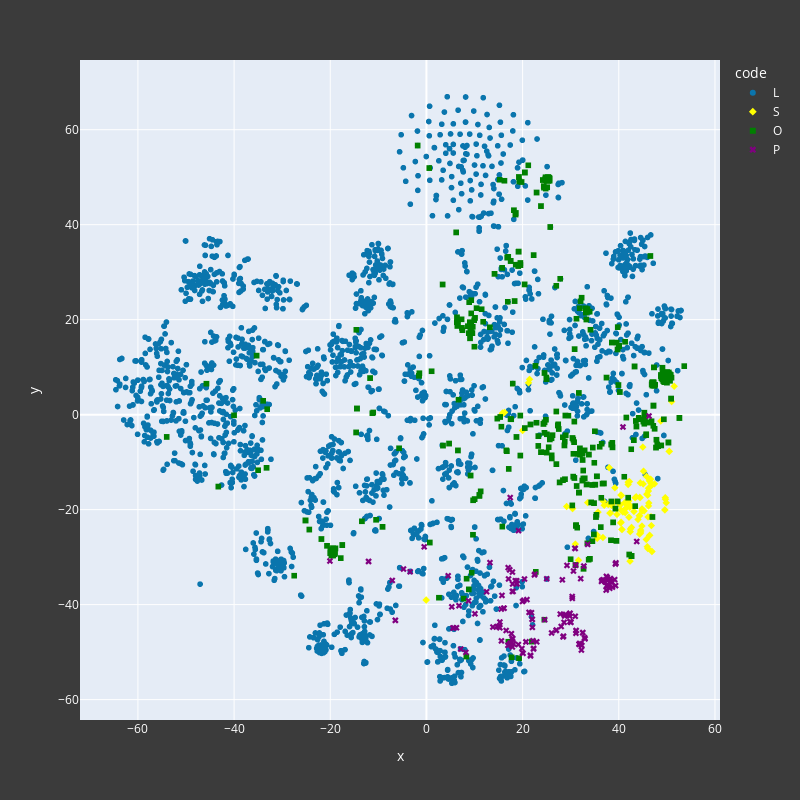

Notebook code cell kept with this figure:
### Code cell
fig = px.scatter(tsne_df, x='x', y='y', color="code", hover_data=['response'], symbol="code",
                 color_discrete_map={'O': '#008000', 'L': '#0a75ad','P': '#800080', 'S': '#ffff00'})
fig.update_layout(width=800, height=800, paper_bgcolor='#3b3b3b',  font=dict(color='white'))

fig.show()

### Figure 1 — Plotly figure (JSON) as saved in the notebook; plotly's stock layout.template omitted (floating-point values rounded to 4 significant figures; data arrays with more than 128 entries replaced by an {"elided": "..."} marker saying what was removed)
{"data": [{"customdata": {"elided": "2212x1 str values"}, "hovertemplate": "code=L<br>x=%{x}<br>y=%{y}<br>response=%{customdata[0]}<extra></extra>", "legendgroup": "L", "marker": {"color": "#0a75ad", "symbol": "circle"}, "mode": "markers", "name": "L", "showlegend": true, "type": "scattergl", "x": {"elided": "2212 float values"}, "xaxis": "x", "y": {"elided": "2212 float values"}, "yaxis": "y"}, {"customdata": [["This is a normal distribution, so most students are at the mean value of (or one stnd deviation away from) position for the class experiment. "], ["gaussian"], ["Multiple random measurements result in a gaussian distribution "], ["Gaussian"], ["Random events cause a normal distribution"], ["The overall distribution is like a Gaussian, which makes sense. Because there is error in measurement. "], ["poisson"], ["Statistics"], ["gaussian distribution around expectation"], ["repetition of experiment gives the gaussian like curve  "], ["This is, once again, a normal distribution that arises from taking many samples of data."], ["Minor statistical randomness"], ["This is, once again, a normal distribution that will arise anytime you take a large set of data"], ["Gaussian"], ["Poisson"], ["Statistical nature"], ["Random statistical variation"], ["Again, this is a normal distribution "], ["Multiple measurements result in a gaussian distribution"], ["Normally data is normally distributed like this"], ["statistics "], ["Typical variation in data, "], ["That just looks like the average curve of results."], ["\"bell curve\""], ["Small number of measurements"], ["It is appoximately normal, which would be expected for similar random variables"], ["Normal distribution is commonly found when evaluating natural phenomena"], ["It is basically normal distribution which is like expected from an experiment"], ["Natural statistical variation that arises from taking measurements so there is some spread."], ["undertaking several trials"], ["Normal Distribution"], ["Statistical Uncertainty"], ["multiple trials"], ["lots of measurements-> normal distribution"], ["Normal distribution of probabilities"], ["Natural Gaussian distribution of a data set"], ["Having multiple trials results in a bell shaped curve as you repeat the experiment several times"], ["It‚Äôs a natural distribution, so the data is random and independent"], ["Low sample size"], ["Normal distribution, normal error, "], ["The multiple trials, the more trials you take, the more the data should be normally distributed if there is no bias"], ["The data is naturally going to fall into a bell curve"], ["The shape is the normal distribution, it is expected to occur in a series of random trials"], ["it‚Äôs is a normal distribution curve"], ["It is many measurements  so it is a relativity normal distribution, though randomness makes it not perfect.  "], ["Gaussian Distribution - this proves the statistical likelihood of getting the median value. "], ["Approximately normal distribution"], ["More trials"], ["Bell curve"], ["Error is typically normally distributed"], ["The distribution is roughly symmetric, and the sample size of 50 is relatively large, greater than 30. Central Limit Theorem explains that this distribution for d is approximately normal, explaining the symmetry."], ["Law of large numbers"], ["The tendency of natural phenomena to follow the normal distribution when repeatedly measured."], ["Standard distribution curve"], ["normal distribution"], ["a bell curve is a natural distribution"], ["The distribution appears to follow a normal distribution. This would be expected based on the fact that errors in the experiment should be random."], ["normal distirbution"], ["normal distrubtion "], ["principle of normal distributions (data shaped like a bell curve)"], ["relatively normal distribution"], ["A normal distribution is regular"], ["Average data values (x-bars) approach a bell curve even when the dataset isn't normal, even moreso when n > 30"], ["Normal distribution"], ["Despite external variables, because there is a baseline set of parameters for the experiment, the ball will still create a normal range and bell curve. "], ["bell curve due to normal distribution and similar conditions for every experiment"], ["Statistical uncertainty"], ["the number of trials"], ["The height and distance are correlated in some way and thus create a bell curve as most of the results fall within (assumedly) 3 standard deviations of the mean. "], ["The distribution of data from the students falls under an approximate standard normal curve. "], ["Statistical uncertainty"], ["The students follow the same procedure, so follows normal distribution (supposed to)."], ["it a normal distribution "], ["Gaussian distributions show up a lot? I honestly don't know why"], ["Statistical variability"], ["nearly normal fit"], ["The average is at the center of the distribution, and it's a normal curve"], ["Looks like a decent Gaussian distribution due to random uncertainties in the measurements"], ["Expected Gaussian distribution"], ["Normal Distribution"], ["Random error  is inevitable, and since the graph is looking pretty Gausian, I'd say that's certainly one cause."], ["Overall general Gaussian distribution is due to expected random error"], ["This is a Gaussian Bell curve which shows probabilistic distribution of outcomes"], ["Gaussian distribution is very common for situations like this "], ["This is what a normal spread in data should look lik le "], ["normal distribution, gaussian, left skewed normal distribution"], ["Nearly Normal distribution with highest count at the mean"], ["in any real system, there are bound to be differences in measurements creating a normal distribution"], ["Gaussian distribution to show a somehwat even standard variation from the mean as all students perform the same experiment,"], ["Statistical error from measurement"], ["Statistics (gaussian)"], ["Guassian Distribution"], ["the results are random which result in a gaussian distribution (what we observe)"], ["Gaussian distribution of random variations between experiments"], ["Random error (explained by the bell curve shape of measurements)"], ["Statistical fluctuations, which are to be expected in any physical experiment"], ["small differences are more likely than large ones resulting in the bell shaped curve"], ["standard deviation creating a bell curve"], ["Mean ~ median caused by approximately normal distribution of distances"], ["General experimental uncertainty leads to normal distribution like results within uncertainty"], ["Gaussian Distribution"], ["Normal distribution"], ["normal distribution results from experiments reflecting classical expected distance"], ["Probability statistics"], ["roughly Gaussian curve"], ["All of the factors I have listed point to sources of variation. We expect that the data will be distributed in a relatively normal fashion and cluster around the \"true\" measurement, meaning the one that most accurately reflects what we expect to see given the conditions we describe at the beginning."], ["there are more than 30 measurements"], ["Overall the spread of all the trials looks somewhat like a Bell Curve which should be expected"], ["Statistical Variability"], ["normal curve from statistics"], ["statistics "], ["small sample size"], ["normal data spread "], ["Statistical fluctuations in measurement"], ["It clusters in a relatively normal distribution because we expect a distribution of sample means to be normal"], ["Same as before distribuiton of random and systematic error in a gaussian curve"], ["roughly Gaussian curve"]], "hovertemplate": "code=S<br>x=%{x}<br>y=%{y}<br>response=%{customdata[0]}<extra></extra>", "legendgroup": "S", "marker": {"color": "#ffff00", "symbol": "diamond"}, "mode": "markers", "name": "S", "showlegend": true, "type": "scattergl", "x": [41.95, 46.41, 40.62, 46.41, 42.12, 39.18, -0.05206, 46.89, 44.33, 49.71, 40.26, 31.61, 40.34, 46.41, -0.05206, 45.92, 35.51, 42.26, 40.67, 42.3, 46.89, 35.68, 44.47, 46.9, 21.23, 41.74, 38.26, 41.41, 36.97, 15.84, 44.27, 50.49, 15.72, 38.98, 44.0, 44.56, 49.66, 39.62, 20.01, 46.07, 40.44, 46.36, 41.33, 43.61, 38.49, 42.65, 45.27, 15.82, 46.87, 46.7, 41.26, 42.34, 38.14, 44.36, 44.27, 46.17, 40.84, 30.39, 30.24, 45.82, 44.86, 43.16, 46.62, 44.27, 45.14, 46.01, 50.49, 16.25, 45.77, 42.22, 50.49, 42.05, 42.46, 42.39, 35.5, 29.16, 43.4, 40.48, 44.49, 44.27, 38.01, 46.77, 46.17, 42.41, 40.55, 44.82, 44.82, 37.81, 41.95, 51.52, 45.71, 33.52, 40.38, 36.7, 51.0, 30.96, 47.42, 46.67, 46.17, 45.0, 44.56, 44.27, 46.24, 46.03, 49.58, 36.8, 21.44, 45.08, 35.5, 44.42, 46.89, 20.0, 40.44, 48.73, 42.07, 49.86, 49.58], "xaxis": "x", "y": [-14.21, -25.42, -24.16, -25.42, -21.6, -15.39, -39.03, -28.81, -25.14, -17.81, -18.99, -30.66, -19.0, -25.42, -39.03, -27.81, -26.05, -19.49, -24.19, -19.09, -28.81, -20.52, -14.36, -14.75, 6.713, -19.03, -20.73, -19.78, -19.08, 0.3152, -21.3, -7.734, 0.06335, -18.47, -22.08, -24.32, -17.48, -21.01, -3.327, -21.55, -20.1, -13.94, -20.63, -17.29, -19.1, -23.74, -20.26, 0.3246, -14.84, -21.49, -18.52, -30.85, -20.74, -17.4, -21.3, -16.09, -20.5, -19.79, -19.54, -16.74, -20.27, -20.39, -13.6, -21.3, -11.9, -16.97, -7.733, 0.4732, -13.0, -14.1, -7.734, -14.22, -19.37, -24.64, -25.37, -19.34, -17.5, -22.65, -24.98, -21.3, -11.17, -23.36, -15.49, -24.08, -17.03, -23.45, -19.84, -18.93, -14.72, 5.979, -26.28, -18.52, -22.81, -25.88, 2.749, -27.25, -14.57, -14.4, -19.22, -6.831, -24.69, -21.3, -18.61, -28.19, -20.05, -18.24, 7.438, -14.59, -25.37, -17.49, -28.81, -3.325, -16.92, -1.35, -18.18, -18.56, -20.05], "yaxis": "y"}, {"customdata": {"elided": "410x1 str values"}, "hovertemplate": "code=O<br>x=%{x}<br>y=%{y}<br>response=%{customdata[0]}<extra></extra>", "legendgroup": "O", "marker": {"color": "#008000", "symbol": "square"}, "mode": "markers", "name": "O", "showlegend": true, "type": "scattergl", "x": {"elided": "410 float values"}, "xaxis": "x", "y": {"elided": "410 float values"}, "yaxis": "y"}, {"customdata": {"elided": "160x1 str values"}, "hovertemplate": "code=P<br>x=%{x}<br>y=%{y}<br>response=%{customdata[0]}<extra></extra>", "legendgroup": "P", "marker": {"color": "#800080", "symbol": "x"}, "mode": "markers", "name": "P", "showlegend": true, "type": "scattergl", "x": {"elided": "160 float values"}, "xaxis": "x", "y": {"elided": "160 float values"}, "yaxis": "y"}], "layout": {"font": {"color": "white"}, "height": 800, "legend": {"title": {"text": "code"}, "tracegroupgap": 0}, "margin": {"t": 60}, "paper_bgcolor": "#3b3b3b", "width": 800, "xaxis": {"anchor": "y", "autorange": true, "domain": [0, 1], "range": [-72.05, 61.05], "title": {"text": "x"}, "type": "linear"}, "yaxis": {"anchor": "x", "autorange": true, "domain": [0, 1], "range": [-64.3, 74.68], "title": {"text": "y"}, "type": "linear"}}}
